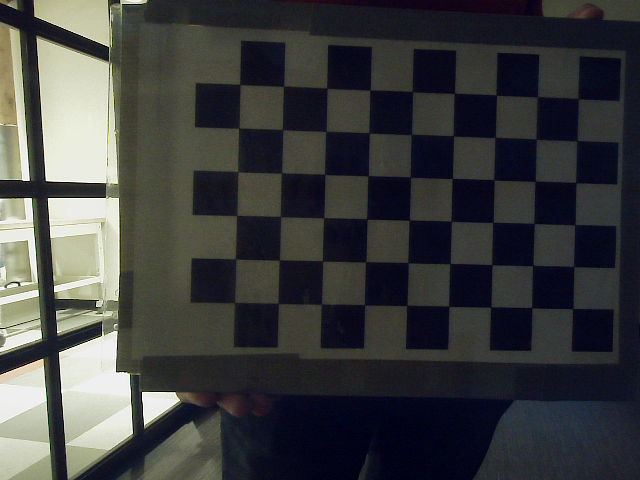
#> input picture calibration_photos_test/left/0.png, 640 x 480 px
$ python custom_stereo.py
#> lines starting #> are read from the running program, lines starting #| are printed output that depends on the picture; after the words box and inside, x2 and y2 are one past the last pixel; in counts of white or black regions, pixels touching at a corner belong together
import numpy as np
import cv2 as cv
import glob

left_device = "/dev/v4l/by-path/platform-70090000.xusb-usb-0:2.1:1.0-video-index0"
right_device = "/dev/v4l/by-path/platform-70090000.xusb-usb-0:2.3:1.0-video-index0"

left = cv.VideoCapture(left_device)
right = cv.VideoCapture(right_device)

print("Left: " + str(left.isOpened()))
print("Right: " + str(right.isOpened()))

#---------------------------------------------------
# Calibration

criteria = (cv.TERM_CRITERIA_EPS + cv.TERM_CRITERIA_MAX_ITER, 30, 0.001)
objp_l = np.zeros((9*6,3), np.float32)
objp_l[:,:2] = np.mgrid[0:9,0:6].T.reshape(-1,2)
objp_r = np.zeros((9*6,3), np.float32)
objp_r[:,:2] = np.mgrid[0:9,0:6].T.reshape(-1,2)

objpoints_l = [] # 3d point in real world space
imgpoints_l = [] # 2d points in image plane.
objpoints_r = [] # 3d point in real world space
imgpoints_r = [] # 2d points in image plane.

images = glob.glob('calibration_photos_test/left/*.png')

for fname in images:
    img = cv.imread(fname)
#> img is the input picture: shape (480, 640, 3); mean B, G, R 62.7, 62.8, 61.7
    gray = cv.cvtColor(img, cv.COLOR_BGR2GRAY)
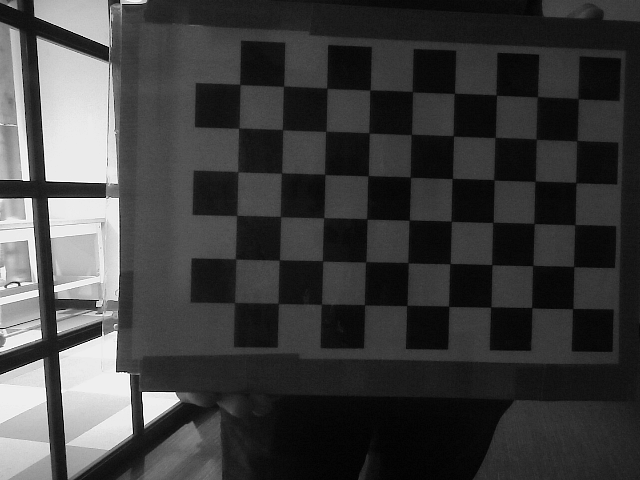
#> gray: shape (480, 640); min 0, max 255, mean 62.5

    # Find the chess board corners
    ret, corners = cv.findChessboardCorners(gray, (9, 6), None)
#> ret = True; corners = 54 rows, first 8: [572.5, 308.5], [531.6, 307.4], [490.4, 306.9], [448.5, 306.3], [406.5, 305.4], [364.5, 304.6], [321.3, 304], [277.8, 302.9]

    # If found, add object points, image points (after refining them)
    if ret == True:
        objpoints_l.append(objp_l)

        corners2 = cv.cornerSubPix(gray, corners, (11, 11), (-1, -1), criteria)
#> corners2 = 54 rows, first 8: [572.6, 308.5], [531.7, 307.5], [490.7, 307.1], [448.7, 306.3], [406.7, 305.4], [364.5, 304.7], [321.5, 304.2], [278.2, 303.3]
        imgpoints_l.append(corners2)

        # Draw and display the corners
        img = cv.drawChessboardCorners(img, (9,6), corners2,ret)
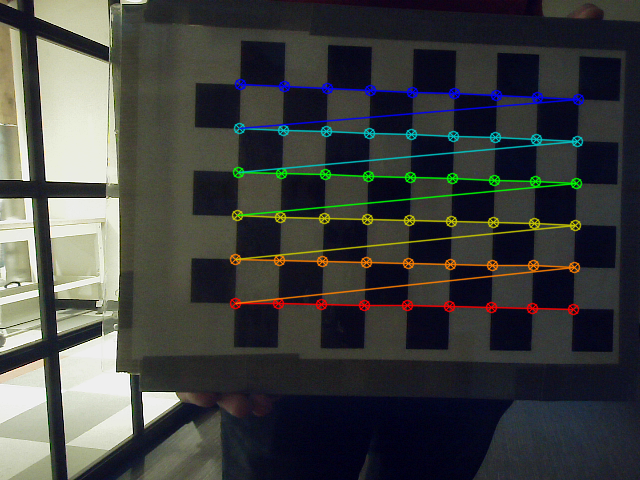
#> img: shape (480, 640, 3); 5.01% of pixels changed, all inside (x1, y1, x2, y2) = (229, 78, 585, 316)
#> pass 2 of the loop `for fname in images:`:
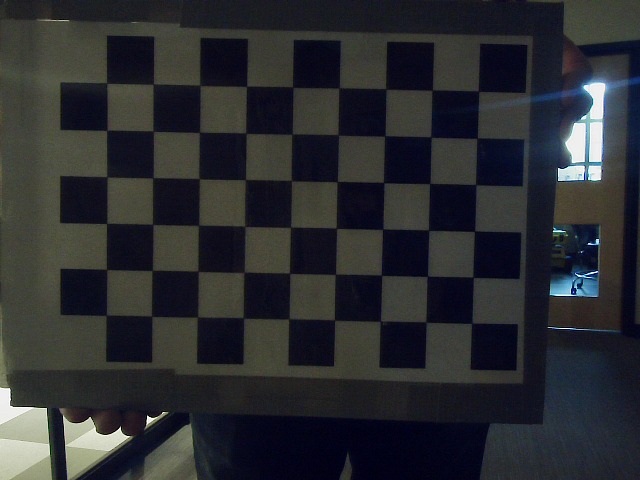
#> input picture calibration_photos_test/left/1.png, 640 x 480 px
#> img is the input picture: shape (480, 640, 3); mean B, G, R 47.7, 44.5, 42.8
#> `gray = cv.cvtColor(img, cv.COLOR_BGR2GRAY)`:
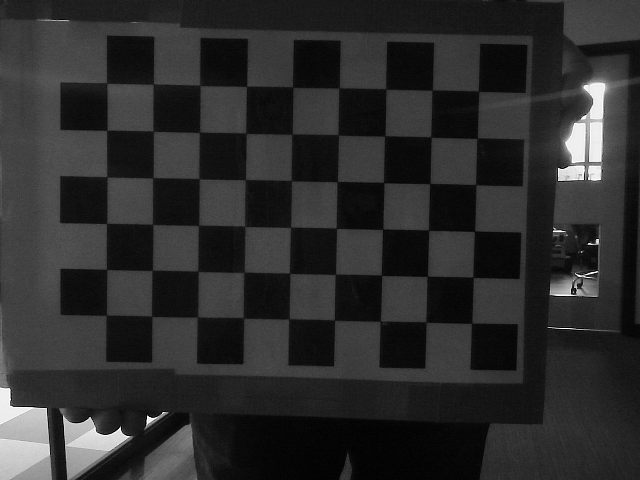
#> gray: shape (480, 640); min 0, max 255, mean 44.4
#> corners = 54 rows, first 8: [471.6, 323.3], [425.7, 322], [381, 321.1], [334.6, 320], [287.8, 319], [243.2, 317.6], [197.5, 317], [151.7, 316.1]
#> corners2 = 54 rows, first 8: [471.7, 323.3], [425.8, 322], [380.4, 321.5], [334.4, 320.1], [288.8, 318.8], [243.4, 317.9], [197.5, 316.9], [151.6, 316.3]
#> `img = cv.drawChessboardCorners(img, (9,6), corners2,ret)`:
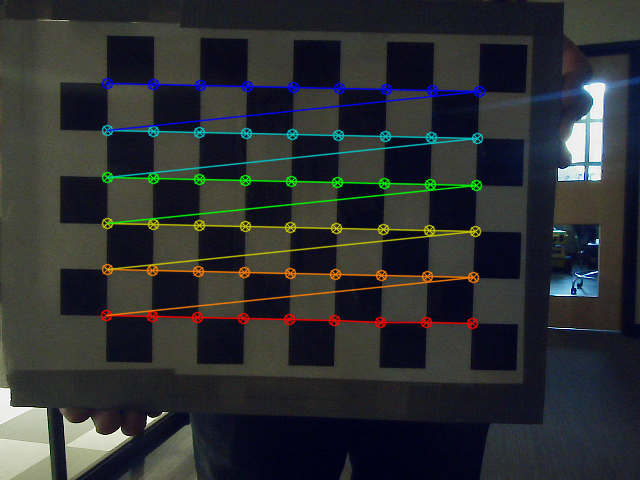
#> img: shape (480, 640, 3); 5.31% of pixels changed, all inside (x1, y1, x2, y2) = (100, 77, 486, 330)
#> pass 3 of the loop `for fname in images:`:
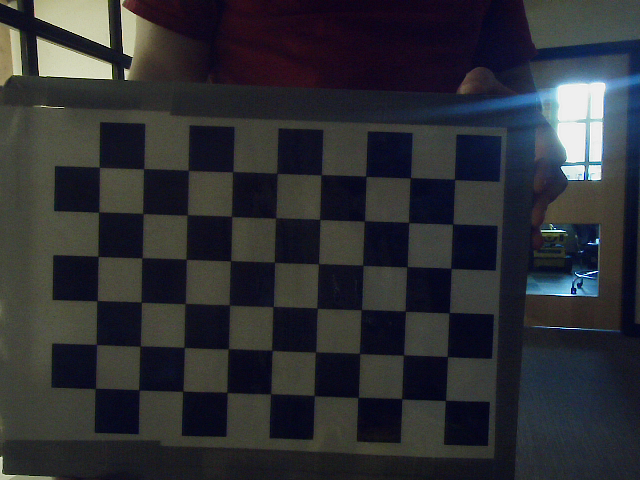
#> input picture calibration_photos_test/left/2.png, 640 x 480 px
#> img is the input picture: shape (480, 640, 3); mean B, G, R 51.4, 47, 45.7
#> `gray = cv.cvtColor(img, cv.COLOR_BGR2GRAY)`:
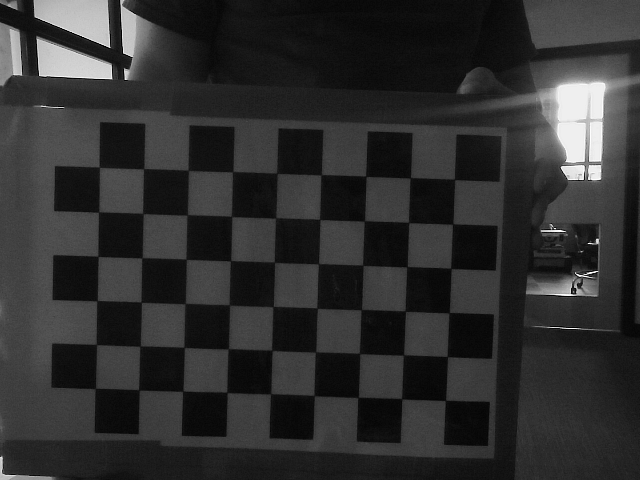
#> gray: shape (480, 640); min 0, max 255, mean 47.1
#> corners = 54 rows, first 8: [445.5, 400.4], [401.4, 398.9], [358.2, 397.6], [314.4, 395.3], [270.3, 393.4], [227, 392.2], [182.7, 391], [138.7, 390.1]
#> corners2 = 54 rows, first 8: [445.5, 400.4], [401.6, 398.7], [358.1, 397.3], [314.1, 395.5], [270.6, 393.8], [227.1, 392.4], [182.7, 391.2], [138.8, 389.8]
#> `img = cv.drawChessboardCorners(img, (9,6), corners2,ret)`:
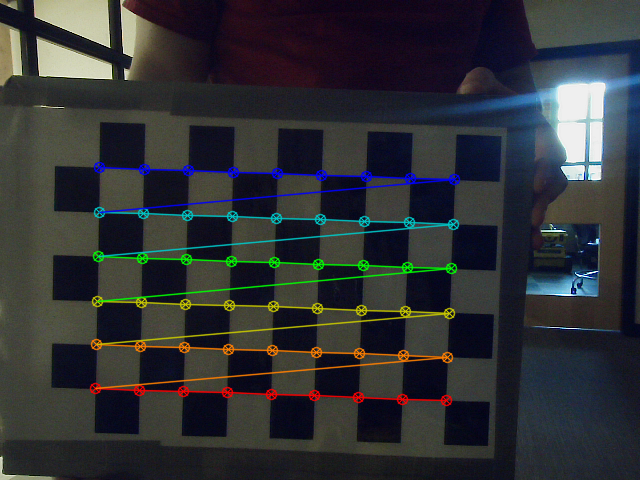
#> img: shape (480, 640, 3); 5.15% of pixels changed, all inside (x1, y1, x2, y2) = (89, 161, 461, 407)
        # cv.imshow('img', img)
        #cv.waitKey(500)

cv.destroyAllWindows()
ret, mtx, dist, rvecs, tvecs = cv.calibrateCamera(objpoints_l, imgpoints_l, gray.shape[::-1],None,None)
#> ret = 0.186; mtx = [[318.9, 0, 363.7], [0, 321, 226.3], [0, 0, 1]]; dist = [[-0.00898, 0.0202, 0.00155, -0.00162, -0.0109]]; rvecs = ([0.0517, 0.00863, -3.12], [-0.00915, 0.0402, -3.12], [-0.00807, 0.0377, -3.11]); tvecs = ([5.01, 1.95, 7.63], [2.36, 2.1, 6.96], [1.87, 3.94, 7.28])
l_val, l_img = left.read()
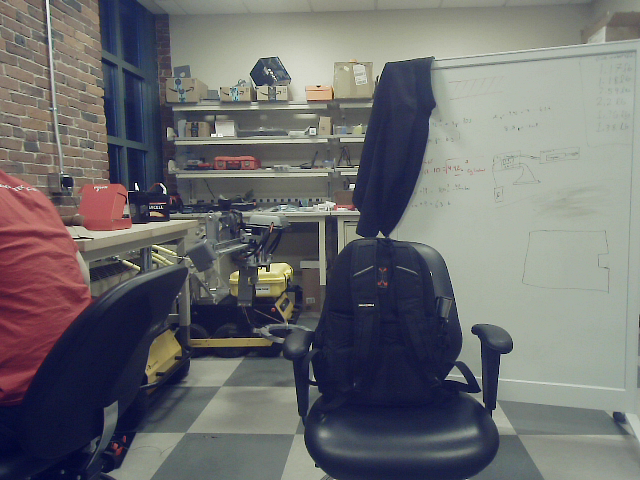
#> input picture left_img.png, 640 x 480 px, given in place of the camera
#> l_img is the input picture: shape (480, 640, 3); mean B, G, R 111.1, 109.6, 109.5
h,  w = cv.pyrDown(l_img).shape[:2]
#> h = 240; w = 320
newcameramtx_l, roi_l = cv.getOptimalNewCameraMatrix(mtx,dist,(w,h),1,(w,h))
#> newcameramtx_l = [[314.1, 0, 362.9], [0, 315.1, 226.5], [0, 0, 1]]; roi_l = (6, 4, 313, 234)
# undistort
mapx_l,mapy_l = cv.initUndistortRectifyMap(mtx,dist,None,newcameramtx_l,(w,h),5)
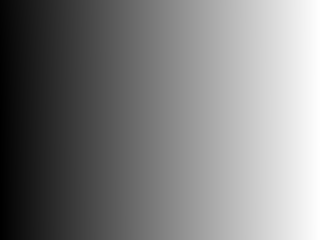
#> mapx_l: shape (240, 320) float32; min -6.05, max 319.2, mean 156.8; drawn with min black and max white
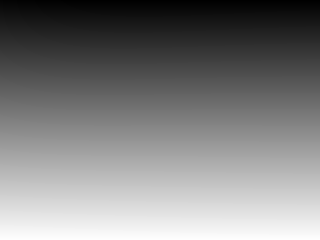
#> mapy_l: shape (240, 320) float32; min -4.04, max 239.7, mean 117.7; drawn with min black and max white
# dst = cv.remap(l_img,mapx,mapy,cv.INTER_LINEAR)

images = glob.glob('calibration_photos_test/right/*.png')

for fname in images:
    img = cv.imread(fname)
    gray = cv.cvtColor(img, cv.COLOR_BGR2GRAY)

    # Find the chess board corners
    ret, corners = cv.findChessboardCorners(gray, (9, 6), None)

    # If found, add object points, image points (after refining them)
    if ret == True:
        objpoints_r.append(objp_r)

        corners2 = cv.cornerSubPix(gray, corners, (11, 11), (-1, -1), criteria)
        imgpoints_r.append(corners2)

        # Draw and display the corners
        img = cv.drawChessboardCorners(img, (9,6), corners2,ret)
        # cv.imshow('img', img)
        #cv.waitKey(500)

cv.destroyAllWindows()
#> (the run stopped early here; a loop or call above may not have finished)
